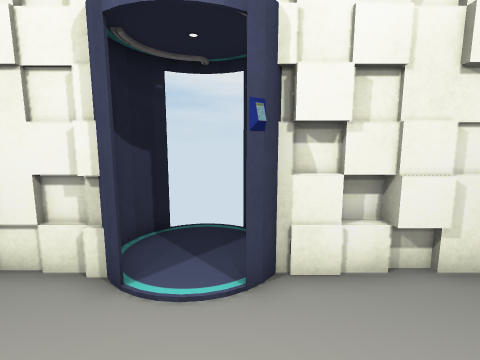
[1] (above)

12 first-person views from a walk through a scene from a Unity 3-D project. The camera is 1.3 m above the floor, tilts 8° down and sees 85° across. The floor is counted in squares, 0.5 m on a side. Each view is taken from the middle of a square. On the plan, view 1 faces up. The plan holds only what a view shows up to about 18 squares ahead; the rest is blank. The player character is not drawn. Door leaves are left out, so doorways stand open.

[2]
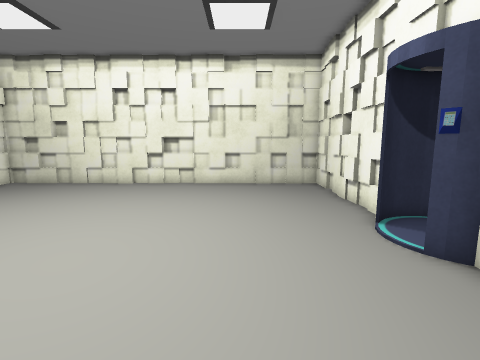

[3]
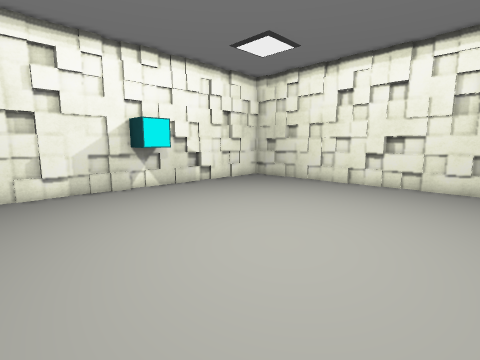

[4]
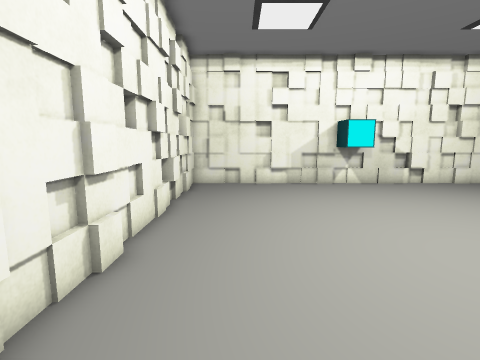

[5]
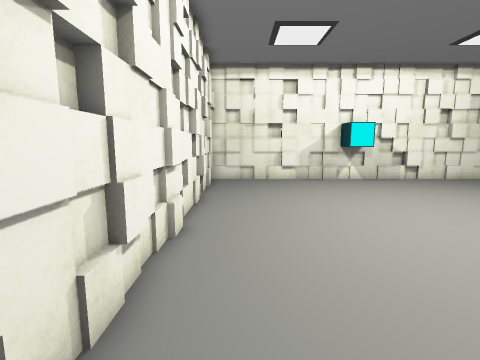

[6]
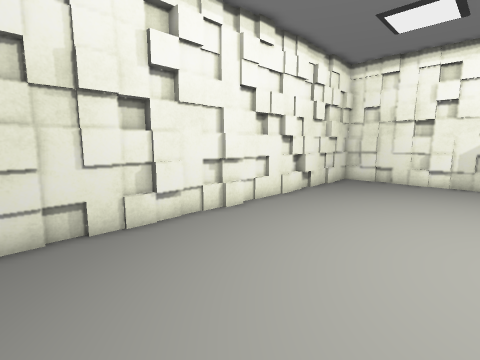

[7]
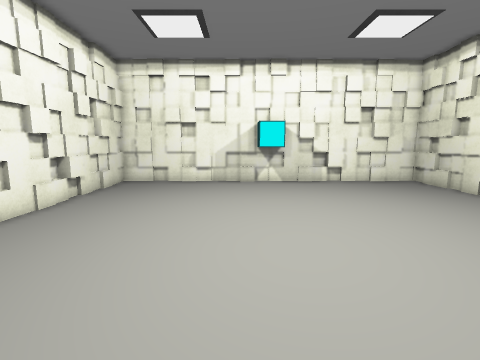

[8]
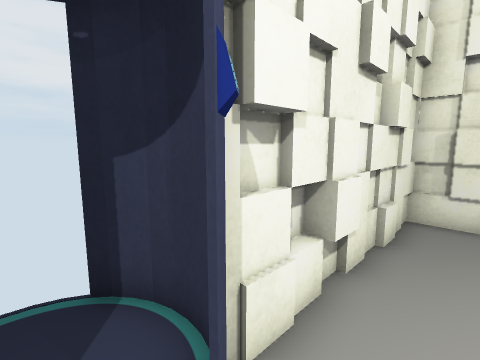

[9]
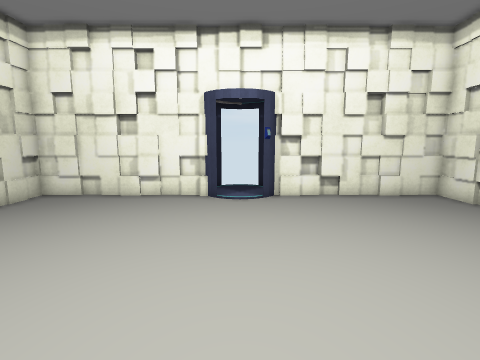

[10]
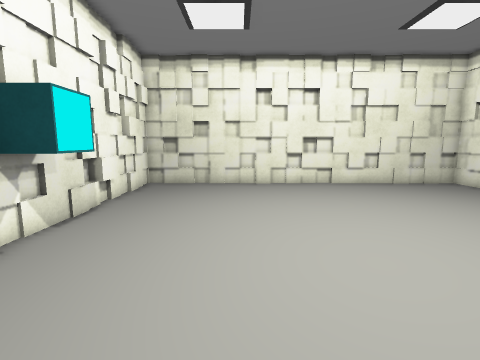

[11]
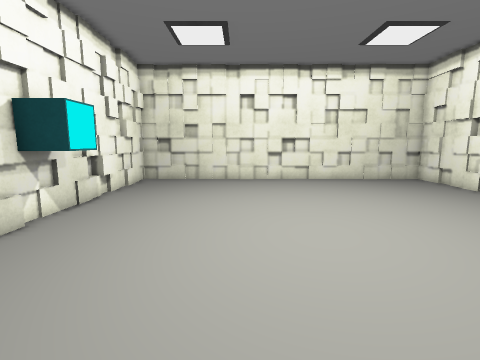

[12]
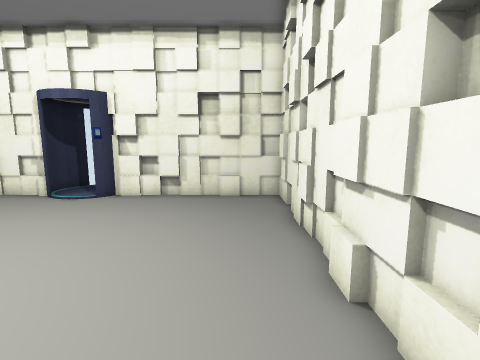

### Floor plan
Key: @ floor where view 1 was taken; # wall or solid block; . floor; D open door; B box; O other object.
Columns run from 11 left of view 1 to 9 right of it. Each row starts with its distance up from view 1.
  8          DDD
  7         ##.##
  6     ##  #...###
  5 ##########.##########
  4 #........DDO........#
  3 #...................#
  2 #...................#
  1 #...................#
  0 #..........@........#
 -1 #...................#
 -2 #...................#
 -3 #...................#
 -4 #...................#
 -5 #...................#
 -6 #...................#
 -7 #...................#
 -8 #...................#
 -9 #...................#
-10 #...................#
-11 #...................#
-12 #...................#
-13 #........BBB........#
-14 #........BBB........#
-15 #####################

Positions as (right, up) in squares from view 1, and headings:
1: (0, 0), facing up
2: (6, 0), facing left
3: (6, 0), facing down-left
4: (6, 2), facing down
5: (7, 4), facing down
6: (1, 4), facing down-right
7: (1, 3), facing down
8: (-1, 3), facing up-right
9: (-1, -8), facing up
10: (6, -9), facing left
11: (8, -8), facing left
12: (7, -8), facing up
